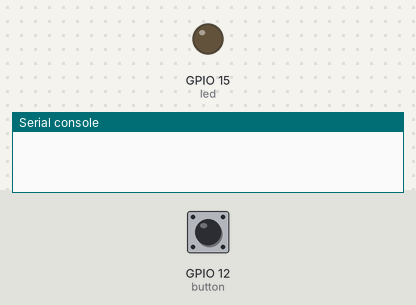
This program was run on a simulated ESP8266 board running MicroPython. Shown: output pins drawn as LEDs (lit = HIGH), the last lines printed to the serial console. The test bench sets the inputs (shaded band); at power-on: GPIO 12 (button) HIGH.

Above: at 1.2 s.
1.3 s: GPIO 12 (button) pulled LOW for 0.15 s
At 1.38 s:
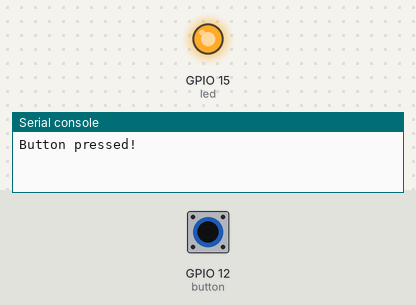
2.9 s: GPIO 12 (button) pulled LOW for 3.2 s
At 6.7 s:
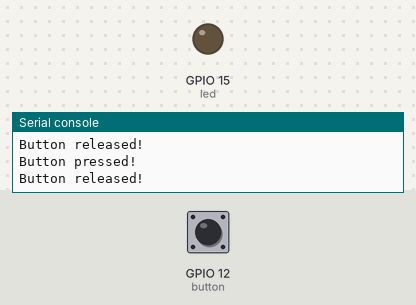
Timing chart, 0 to 8.2 s (numbered marks = the images above; inputs shaded):
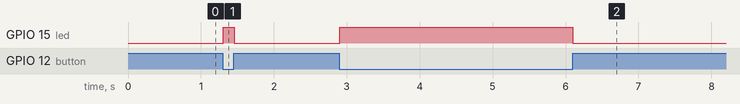

The program:

readingButton.py
```python
# readingButton - when button pressed LED is on.
#
# 2016-0903 PePo new, based upon Tony DiCola MicroPython serie.
#     https://learn.adafruit.com/micropython-hardware-digital-i-slash-o

###########################################################################
# Setup code goes below, this is called once at the start of the program: #
###########################################################################
import machine
import time

# LED on D8 (NodeMCU: GPIO15)
led = machine.Pin(15, machine.Pin.OUT)

# Button on D6 (NodeMCU: GPIO12)
button = machine.Pin(12, machine.Pin.IN, machine.Pin.PULL_UP)
#Push button on my Grove LED/pushbutton prototype
#button = machine.Pin(4, machine.Pin.IN) #werkt niet!

while True:
    ###################################################################
    # Loop code goes inside the loop here, this is called repeatedly: #
    ###################################################################
    first = button.value()
    time.sleep(0.01)
    second = button.value()
    if first and not second:
        print('Button pressed!')
        led.high()
    elif not first and second:
        print('Button released!')
        led.low()
```

Measured:
- after the input at 1.3 s, GPIO 15 (led): LOW → HIGH at once, → LOW 0.15 s later
- after the input at 2.9 s, GPIO 15 (led): LOW → HIGH at once, → LOW 3.2 s later
